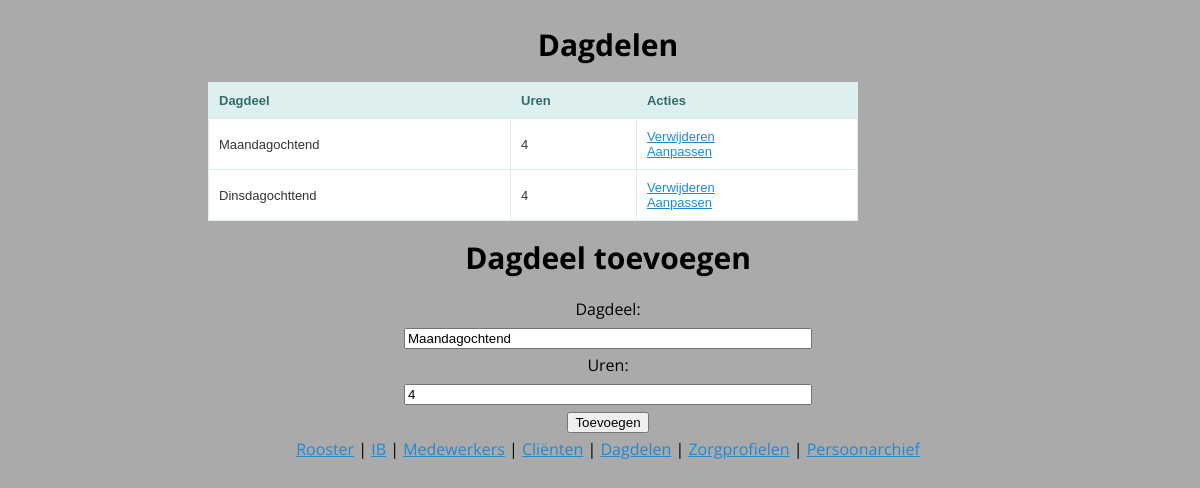
Page /doles/ on the earlier database version.
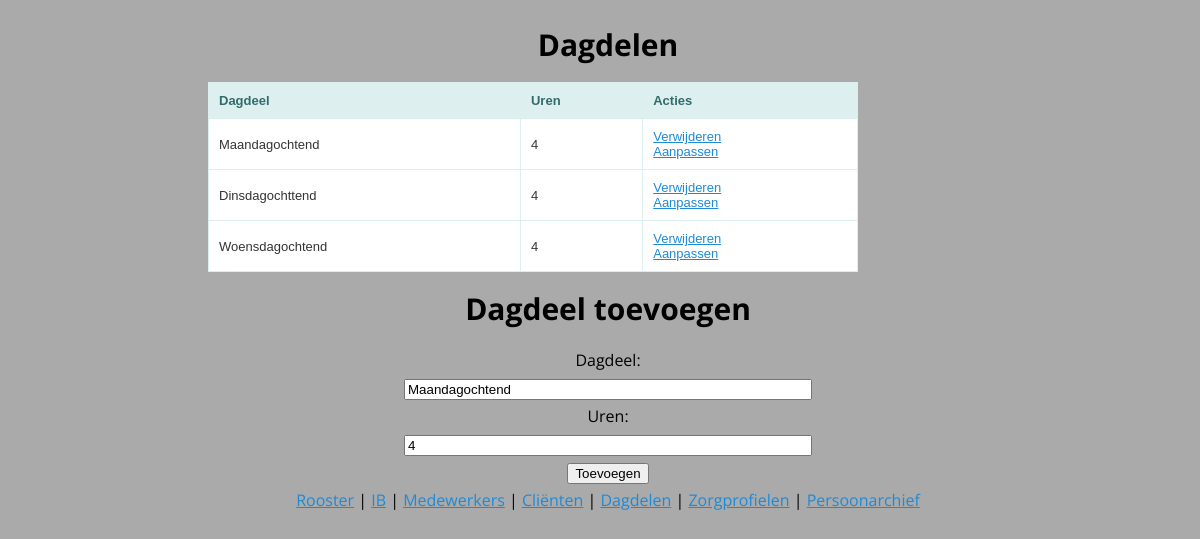
Same page on the later database version.
### roosterapp/sql.py (models this page shows)
class Dole(Base):
    __tablename__ = 'doles'
    id = Column(Integer, primary_key = True)
    name = Column(String)
    hours = Column(Integer, default=1)
    occupation = relationship("Presence", backref="dole", cascade="delete, delete-orphan")

### roosterapp/routes.py (the view)
@dole_crud.route('/', methods=['GET'])
def show_doles():
    doles = app.db.session.query(Dole).all()
    return render_template('index_doles.html', doles = doles)

### roosterapp/templates/index_doles.html (shortened to what this page needs)
{% extends 'base.html' %}
{% block body %}
<h1> Dagdelen </h1>
{% if doles|length < 1 %}
    <h4>Er zijn nog geen dagdelen in het systeem. Voeg er hieronder een toe.</h4>
{% else %}
    <table style="width: 50em;">
        <tr>
            <th>Dagdeel</th>
            <th>Uren</th>
            <th>Acties</th>
        </tr>
        {% for dole in doles %}
            <tr>
                <td>{{ dole.name }}</td>
                <td>{{ dole.hours }}</td>
                <td>
                    <a href="delete/{{ dole.id }}">Verwijderen</a>
                    <br>
                    <a href="update/{{ dole.id }}">Aanpassen</a>
                </td>
            </tr>
        {% endfor %}
    </table>
{% endif %}
<h1>Dagdeel toevoegen</h1>
<form action="/doles/add" method="POST" style="width:50em;text-align: center;">
    <label for="dole_name">Dagdeel:</label><br>
    <input type="text" name="dole_name" id="dole_name" value="Maandagochtend" style="width: 50%;"><br>
    <label for="hours">Uren:</label><br>
    <input type="text" name="hours" id="hours" value="4" style="width: 50%;"><br>
    <input type="submit" value="Toevoegen">
</form>
{% endblock %}

Differences in the rows shown:
added Dole: name "Woensdagochtend", hours "4"
